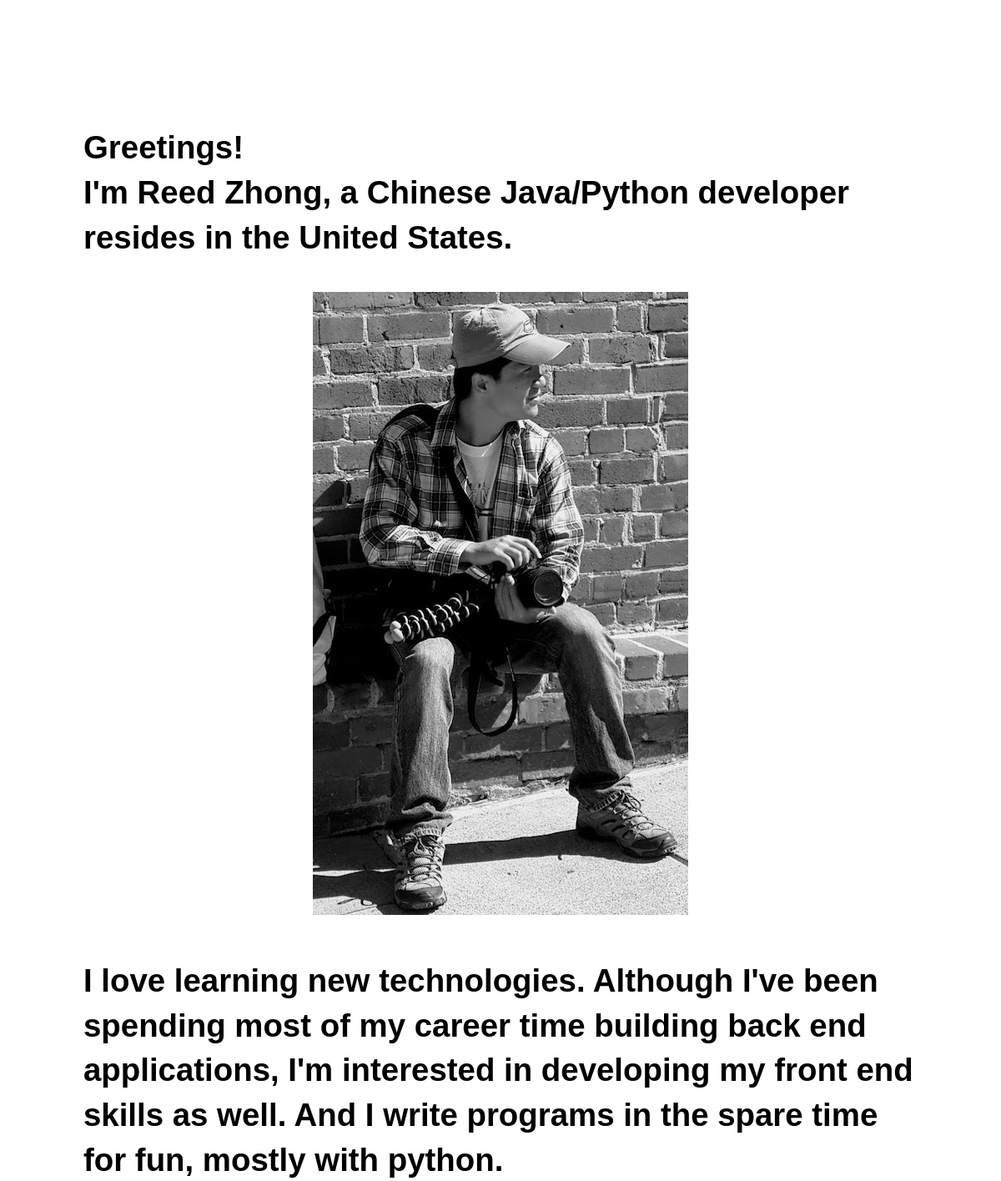
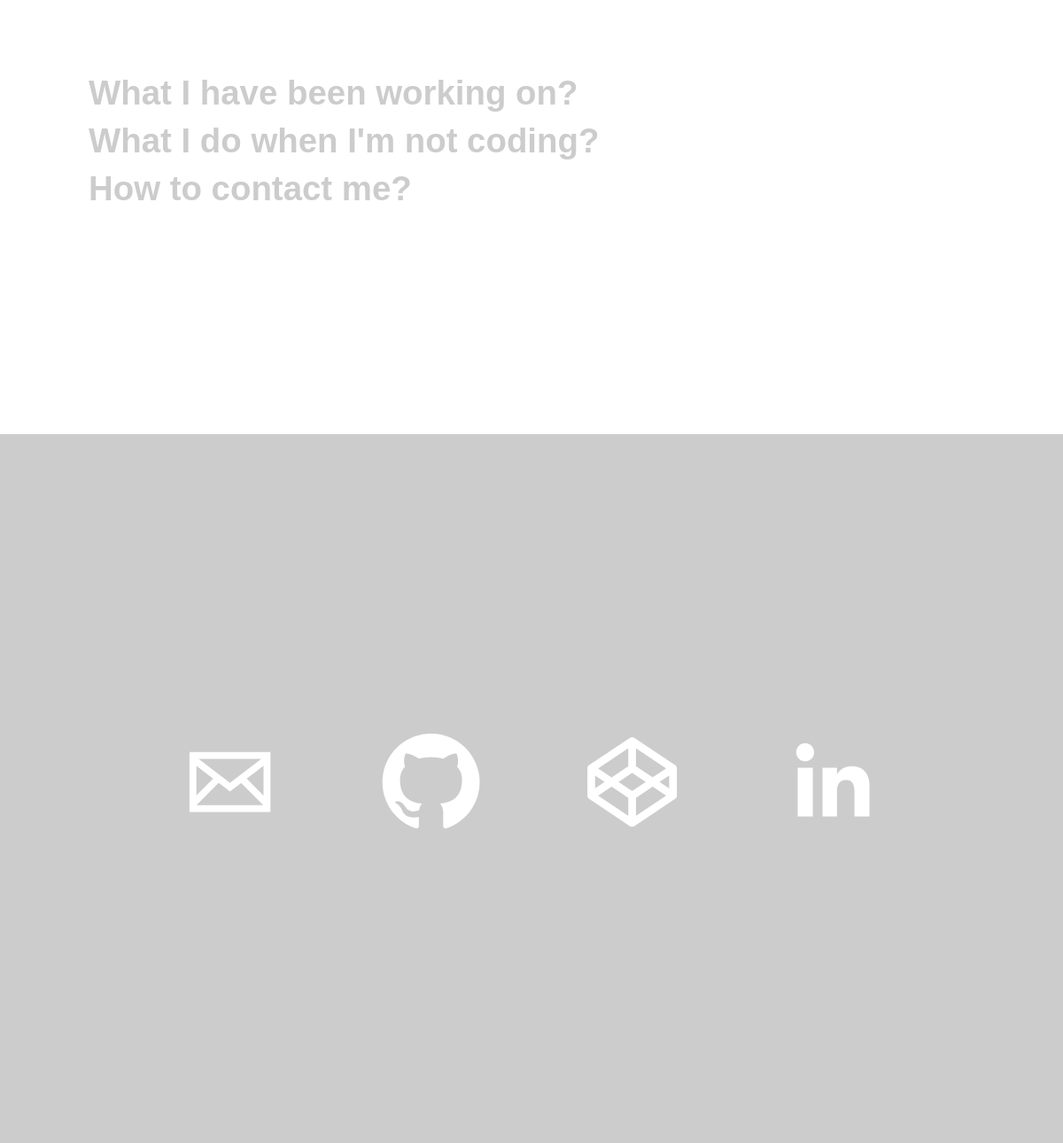
The page /me/ on the database its author committed (2 pictures, top to bottom).
### home_page/models.py (models this page shows, shortened)
class MyProfile(models.Model):
    greeting = models.CharField(max_length=256)
    about = models.TextField(max_length=1024)

class QuestionAnswer(models.Model):
    profile = models.ForeignKey(MyProfile, on_delete=models.CASCADE)
    question = models.CharField(max_length=256)
    answer = models.TextField(max_length=1024)
    display = models.BooleanField(default=True)
    display_order = models.IntegerField(unique=True, default=0)

class ContactMethod(models.Model):
    CONTACT_TYPES = [
        ('tt', 'Twitter'),
        ('fb', 'Facebook'),
        ('em', 'Email'),
        ('wc', 'WeChat'),
        ('ma', 'Mailing'),
        ('gh', 'Github'),
        ('cp', 'Codepen'),
        ('lk', 'Linkedin'),
        ('ce', 'Cellphone'),
        ('ot', 'Other'),
    ]
    profile = models.ForeignKey(MyProfile, null=True, on_delete=models.SET_NULL)
    address = models.CharField(max_length=256)
    contact_type = models.CharField(max_length=2, unique=True, choices=CONTACT_TYPES)

### home_page/views.py (the view)
# urls.py: path('', views.index, name="index")
def index(request):
    profile = MyProfile.objects.get(pk=1)
    qa = profile.questionanswer_set.filter(display=True).order_by('display_order')
    return render(request, "home_page/index.html", {"profile": profile, "qa": qa, "svg_path": svg_path})

### home_page/utils.py (called while the page is built)
@register.filter
def get_item(dictionary, key):
    return dictionary.get(key)

### home_page/templates/home_page/index.html (shortened to what this page needs)
<!DOCTYPE html>
<html lang="en">
<head>
    {% load static %}
    <link rel="stylesheet" type="text/css" href="{% static 'home_page/css/style.css' %}" />
</head>
<body>
    <article class="outer">
        <p>
            {% autoescape off %}
            {{ profile.greeting }}
            {% endautoescape %}
        </p>
        <div class="portrait_box">
            <image id="portrait" src="{% static 'home_page/images/portrait.jpg' %}"></image>
        </div>
        <p>
            {{ profile.about }}
        </p>
        <div>
            <ul id="qa_list" class="qa_list">
                {% for q in qa %}
                <li>
                    <button id="qa_question_{{ forloop.counter }}" class="qa_question">
                        <span>{{ q.question }}</span>
                    </button>
                </li>
                {% endfor %}
                <button id="how_contact" class="qa_question">
                        <span>How to contact me?</span>
                </button>
            </ul>
        </div>
    </article>
    <footer id="footer">
        <section id="contact_bar" class="contact_bar">
            {% for cm in profile.contactmethod_set.all %}
            <a href="{{ cm.address }}" class="contact_ele" target="_blank">
                <svg xmlns="http://www.w3.org/2000/svg" viewBox="0 0 512 512">
                    <path fill="#fff" d="{{ svg_path|get_item:cm.contact_type }}"></path>
                </svg>
            </a>
            {% endfor %}
        </section>
    </footer>
</body>
</html>

### home_page/static/home_page/css/style.css (style rules this page uses)
body { margin: 0px; font-family: "Gotham SSm A","Gotham SSm B",Montserrat,Helvetica,sans-serif; font-size: 2.4em; font-weight: 700; line-height: 1.4; }
.outer { margin: 150px 100px; }
.portrait_box { margin: auto; width: 50%; text-align: center; }
.qa_list { margin-top: 2em; padding: 0px; list-style: none; }
.qa_question { cursor: pointer; background-color: transparent; border: 0; outline: 0; font: inherit; color: rgba(0, 0, 0, .2); padding: 0px; }
#portrait { width: 450px; }
footer { position: relative; display: -ms-flexbox; display: flex; width: 100%; min-height: 600px; min-height: 100vh; margin-top: 250px; background-color: rgba(0, 0, 0, .2); }
.contact_bar { margin:auto; text-align: center; width: 75%; }
.contact_ele { position: relative; display: inline-block; width: 24%; line-height: 1; border: 0; }
.contact_ele svg { position: relative; width: 70%; z-index: 2; }

### rows shown on the page
MyProfile: greeting "Greetings! I'm Reed Zhong, a Chinese Java/Python developer resides in the United States.", about "I love learning new technologies. Although I've been spending most of my career time building back end applications, I'm interested in developing my front end skills as well. And I write programs in the spare time for fun, mostly with python."
QuestionAnswer: question "What I have been working on?"
QuestionAnswer: question "What I do when I'm not coding?"
